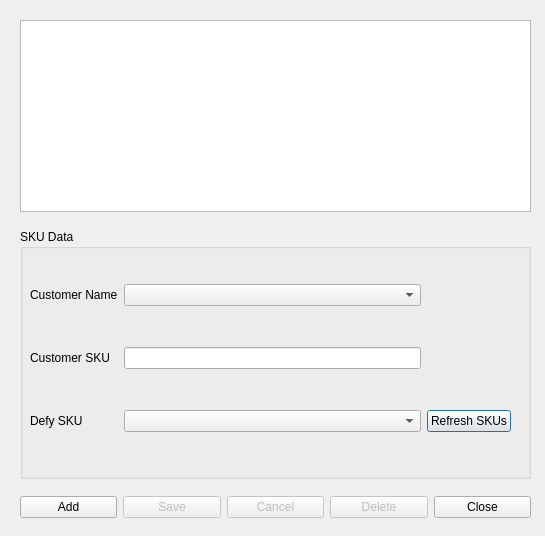
<?xml version="1.0" encoding="UTF-8"?>
<ui version="4.0">
 <class>ManageSKUsDialog</class>
 <widget class="QDialog" name="ManageSKUsDialog">
  <property name="geometry">
   <rect>
    <x>0</x>
    <y>0</y>
    <width>545</width>
    <height>536</height>
   </rect>
  </property>
  <property name="windowTitle">
   <string>Manage SKUs</string>
  </property>
  <widget class="QWidget" name="verticalLayoutWidget">
   <property name="geometry">
    <rect>
     <x>20</x>
     <y>9</y>
     <width>511</width>
     <height>521</height>
    </rect>
   </property>
   <layout class="QVBoxLayout" name="verticalLayout">
    <item>
     <widget class="QTableView" name="tvwItems">
      <property name="sizePolicy">
       <sizepolicy hsizetype="Expanding" vsizetype="Fixed">
        <horstretch>0</horstretch>
        <verstretch>0</verstretch>
       </sizepolicy>
      </property>
     </widget>
    </item>
    <item>
     <widget class="QGroupBox" name="groupBox">
      <property name="sizePolicy">
       <sizepolicy hsizetype="Preferred" vsizetype="Fixed">
        <horstretch>0</horstretch>
        <verstretch>0</verstretch>
       </sizepolicy>
      </property>
      <property name="minimumSize">
       <size>
        <width>0</width>
        <height>250</height>
       </size>
      </property>
      <property name="title">
       <string>SKU Data</string>
      </property>
      <widget class="QWidget" name="gridLayoutWidget">
       <property name="geometry">
        <rect>
         <x>10</x>
         <y>20</y>
         <width>481</width>
         <height>221</height>
        </rect>
       </property>
       <layout class="QGridLayout" name="gridLayout" columnstretch="0,0,0">
        <item row="3" column="0">
         <widget class="QLabel" name="label_5">
          <property name="text">
           <string>Defy SKU</string>
          </property>
         </widget>
        </item>
        <item row="2" column="0">
         <widget class="QLabel" name="label">
          <property name="text">
           <string>Customer SKU</string>
          </property>
         </widget>
        </item>
        <item row="0" column="0">
         <widget class="QLabel" name="label_2">
          <property name="text">
           <string>Customer Name</string>
          </property>
         </widget>
        </item>
        <item row="2" column="1">
         <widget class="QLineEdit" name="txtCustomerSKU">
          <property name="text">
           <string/>
          </property>
         </widget>
        </item>
        <item row="0" column="1">
         <widget class="QComboBox" name="cbCustomer"/>
        </item>
        <item row="3" column="1">
         <widget class="QComboBox" name="cbDefySKU"/>
        </item>
        <item row="3" column="2">
         <widget class="QPushButton" name="btnRefreshSKU">
          <property name="text">
           <string>Refresh SKUs</string>
          </property>
         </widget>
        </item>
       </layout>
      </widget>
     </widget>
    </item>
    <item>
     <layout class="QHBoxLayout" name="horizontalLayout_2">
      <property name="sizeConstraint">
       <enum>QLayout::SetFixedSize</enum>
      </property>
      <item>
       <widget class="QPushButton" name="btnAdd">
        <property name="text">
         <string>Add</string>
        </property>
       </widget>
      </item>
      <item>
       <widget class="QPushButton" name="btnSave">
        <property name="enabled">
         <bool>false</bool>
        </property>
        <property name="text">
         <string>Save</string>
        </property>
       </widget>
      </item>
      <item>
       <widget class="QPushButton" name="btnCancel">
        <property name="enabled">
         <bool>false</bool>
        </property>
        <property name="text">
         <string>Cancel</string>
        </property>
       </widget>
      </item>
      <item>
       <widget class="QPushButton" name="btnDelete">
        <property name="enabled">
         <bool>false</bool>
        </property>
        <property name="text">
         <string>Delete</string>
        </property>
       </widget>
      </item>
      <item>
       <widget class="QPushButton" name="btnClose">
        <property name="text">
         <string>Close</string>
        </property>
       </widget>
      </item>
     </layout>
    </item>
   </layout>
  </widget>
 </widget>
 <tabstops>
  <tabstop>tvwItems</tabstop>
  <tabstop>cbCustomer</tabstop>
  <tabstop>txtCustomerSKU</tabstop>
  <tabstop>cbDefySKU</tabstop>
  <tabstop>btnAdd</tabstop>
  <tabstop>btnSave</tabstop>
  <tabstop>btnCancel</tabstop>
  <tabstop>btnDelete</tabstop>
  <tabstop>btnClose</tabstop>
  <tabstop>btnRefreshSKU</tabstop>
 </tabstops>
 <resources/>
 <connections>
  <connection>
   <sender>btnClose</sender>
   <signal>clicked()</signal>
   <receiver>ManageSKUsDialog</receiver>
   <slot>close()</slot>
   <hints>
    <hint type="sourcelabel">
     <x>480</x>
     <y>416</y>
    </hint>
    <hint type="destinationlabel">
     <x>272</x>
     <y>223</y>
    </hint>
   </hints>
  </connection>
 </connections>
</ui>
